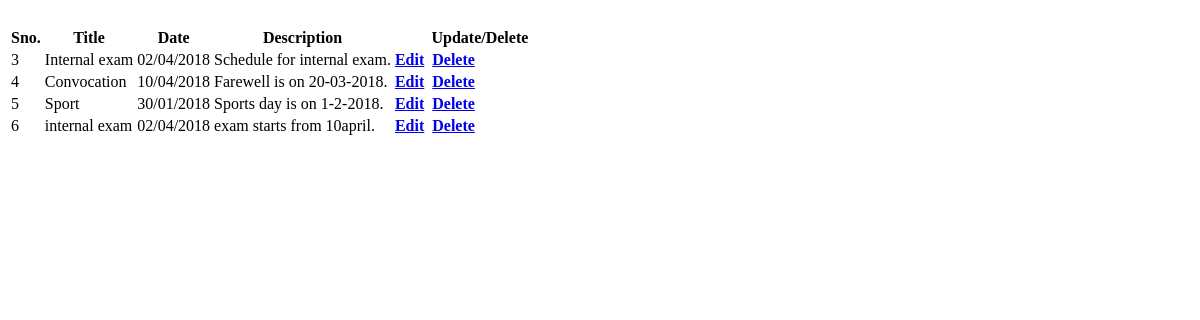
The app's page /admin/search_circular.php, older data.
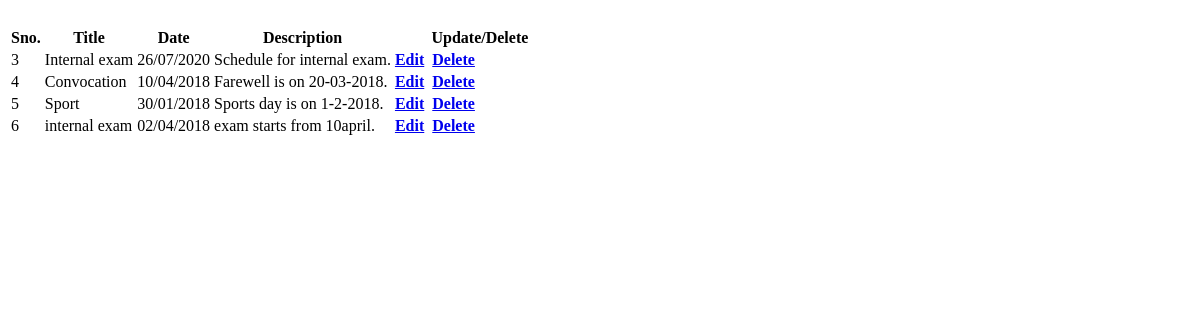
The same page, newer data.
### tables this page shows
CREATE TABLE `circular` (
  `circular_id` int(11) NOT NULL,
  `title` varchar(30) DEFAULT NULL,
  `date` varchar(20) DEFAULT NULL,
  `description` varchar(200) DEFAULT NULL
);

### admin/search_circular.php (the view, shortened to what this page needs)
<?php
$nm=$_GET["nm"];
$servername = "localhost";
$username = "root";
$password = "";
$dbname = "oas";
$conn = new mysqli($servername, $username, $password, $dbname);
$ret="select * from circular where title like('$nm%')";
$stmt = $conn->prepare($ret) ;
$stmt->execute() ;
$res=$stmt->get_result();
echo "<table  class='table table-striped table-bordered table-hover dataTable no-footer' id='dataTables-example' aria-describedby='dataTables-example_info'>";
echo"<tr role='row'>";
                                        	echo "<th class='sorting_asc' tabindex='0' aria-controls='dataTables-example' rowspan='1' colspan='1' aria-label='Rendering engine: activate to sort column ascending' aria-sort='ascending' style='width:10px;'>"; echo 'Sno.'; echo "</th>";
											echo "<th>"; echo 'Title'; echo "</th>";
											echo "<th>"; echo 'Date'; echo "</th>";
											echo "<th>"; echo 'Description'; echo "</th>";
											echo "<th class='sorting_asc' tabindex='0' aria-controls='dataTables-example' rowspan='1' colspan='1' aria-label='Rendering engine: activate to sort column ascending' aria-sort='ascending' style='width:170px;'>"; echo 'Update/Delete'; echo "</th>";
echo"</tr>";
 echo "<tbody>";
while($row=$res->fetch_object())
	  {
echo "<tr class='gradeA odd'>";
echo "<td>"; echo $row->circular_id; echo "</td>";
echo "<td>"; echo $row->title; echo "</td>";
echo "<td>"; echo $row->date; echo "</td>";
echo "<td>";echo $row->description; echo "</td>";
echo "<td><a href='updatecirculer.php?circular_id=$row->circular_id' class='btn btn-success fa fa-edit'><b>Edit</b></a>"; echo "&nbsp;&nbsp" ;
echo"<a href='Viewpurchaseparts.php?del=<?php echo $row->circular_id;?>' class='btn btn-danger fa fa-pencil' onclick='return confirm('Do you want to delete');'><b>Delete</b></a>"; echo "</td>";
										echo "</tr>";
}
echo "</tbody>";
echo "</table>";
?>
<!doctype html>
<html>
<head>
</head>
<body>
</body>
</html>

Row changes from the older to the newer data that the page shows:
changed circular "Internal exam": date "02/04/2018" → "26/07/2020"
